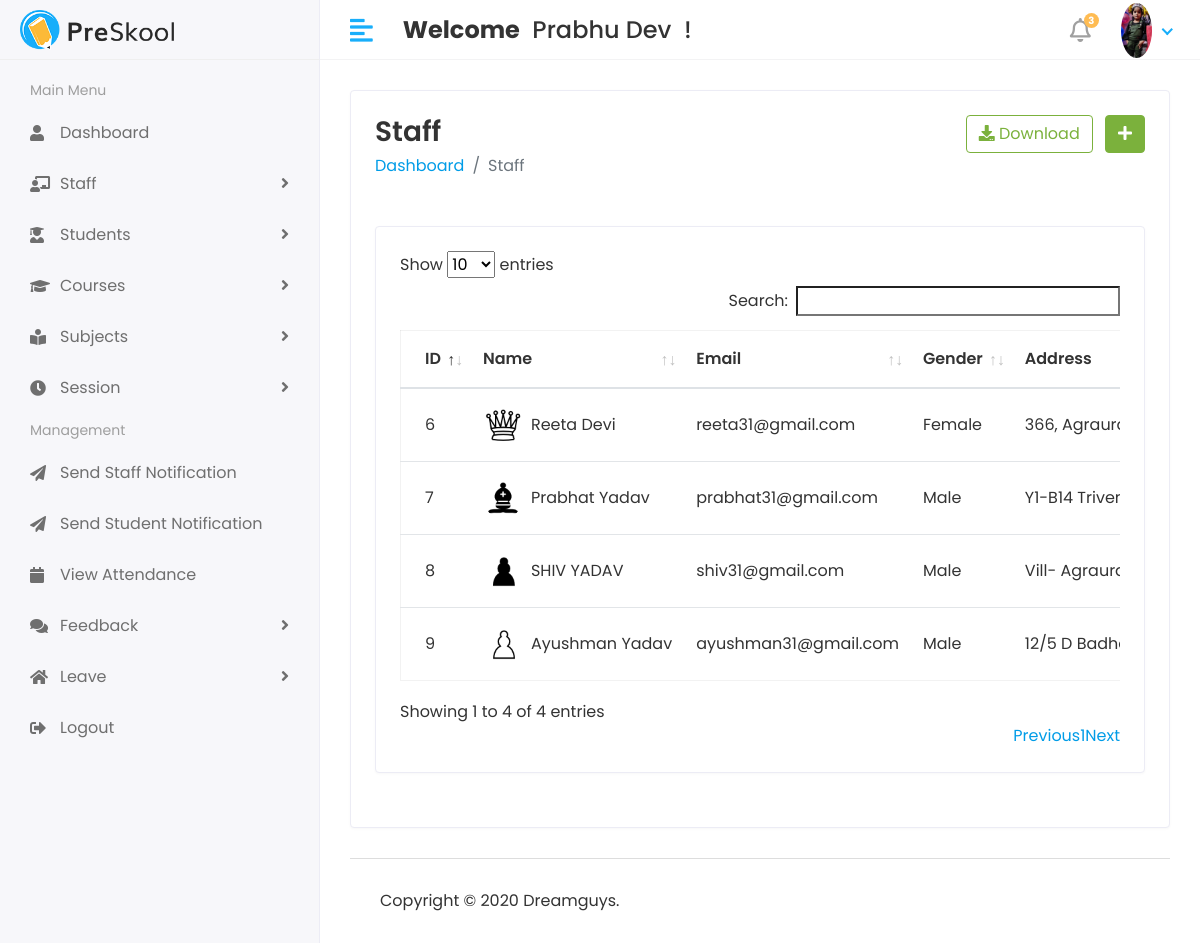
Page /Hod/Staff/view (signed in) on the earlier database version.
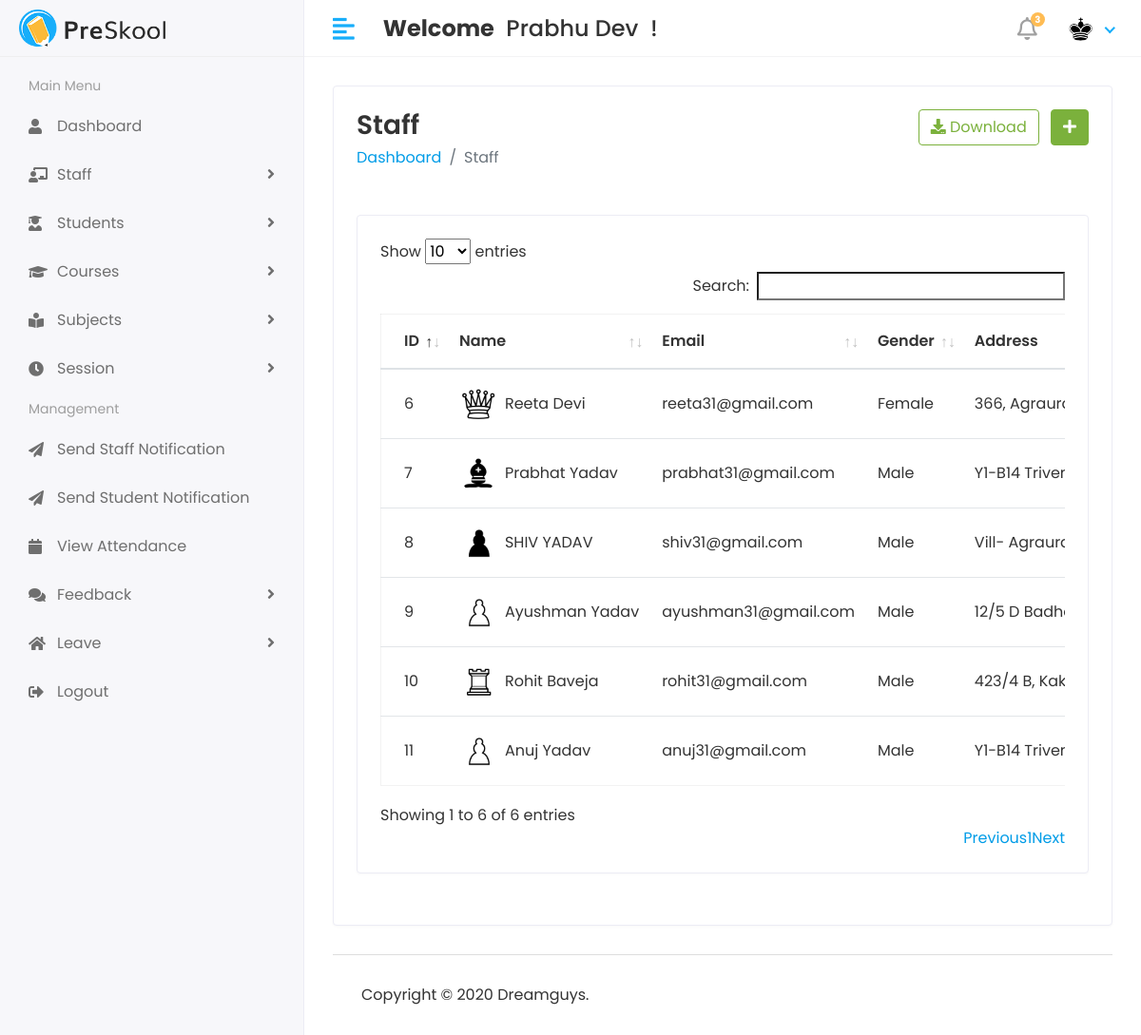
Same page on the later database version.
### myApp/models.py (models this page shows, shortened)
class CustomUser(AbstractUser):
  USER = (
    (1, 'HOD'),
    (2, 'STAFF'),
    (3, 'STUDENT'),
  )
  user_type = models.CharField(choices=USER, max_length=50, default=1)
  profile_Pic = models.ImageField(upload_to='media/profilePic')

class Staff(models.Model):
  objects = None
  admin = models.OneToOneField(CustomUser, on_delete=models.CASCADE)
  address = models.TextField()
  gender = models.CharField(max_length=100)
  created_at = models.DateTimeField(auto_now_add=True)
  updated_at = models.DateTimeField(auto_now=True)

### StudentManagementProject/Hod_Views.py (the view)
@login_required(login_url='/')
def view_staff(request):
  staff = Staff.objects.all()
  context = {
    'staffs': staff,
  }
  return render(request, 'Hod/view_staff.html', context)

### templates/Hod/view_staff.html (shortened to what this page needs)
{% extends 'base.html' %}
{% block content %}
{% load static %}
<div class="row">
  <div class="col-sm-12">
    <div class="card">
      <div class="card-body">
        <div class="row">
          <div class="col bg-white">
            <h3 class="page-title">Staff</h3>
            <ul class="breadcrumb bg-white p-0 mb-5">
              <li class="breadcrumb-item"><a href="{% url 'hod_home' %}">Dashboard</a></li>
              <li class="breadcrumb-item active">Staff</li>
            </ul>
          </div>
          <div class="col-auto text-right float-right ml-auto">
            <a href="#" class="btn btn-outline-success mr-2"><i class="fas fa-download"></i> Download</a>
            <a href="{% url 'add_staff' %}" class="btn btn-success"><i class="fas fa-plus"></i></a>
          </div>
        </div>
        <div class="row">
          <div class="col-sm-12">
            <div class="card card-table">
              <div class="card-body">
                <div class="table-responsive">
                  <table id="table_id" class="table table-hover table-center mb-0">
                    <thead>
                    <tr>
                      <th>ID</th>
                      <th>Name</th>
                      <th>Email</th>
                      <th>Gender</th>
                      <th>Address</th>
                    </tr>
                    </thead>
                    <tbody>
                    {% for i in staffs %}
                    <tr>
                      <td>{{i.id}}</td>
                      <td>
                        <h2 class="table-avatar">
                          {% if i.admin_id.profile_Pic == "" %}
                          <a href="#" class="avatar avatar-sm mr-2"><img
                              class="avatar-img rounded-circle"
                              src="{% static 'assets/img/no-img.jpg' %}"></a>
                          {% else %}
                          <a href="#" class="avatar avatar-sm mr-2"><img
                              class="avatar-img rounded-circle" src="/{{i.admin.profile_Pic}}"></a>
                          <a href="#">{{i.admin.first_name}}&nbsp;{{i.admin.last_name}}</a>
                          {% endif %}
                        </h2>
                      </td>
                      <td>{{i.admin.email}}</td>
                      <td>{{i.gender}}</td>
                      <td>{{i.address}}</td>
                    </tr>
                    {% endfor %}
                    </tbody>
                  </table>
                </div>
              </div>
            </div>
          </div>
        </div>
      </div>
    </div>
  </div>
</div>
{% endblock %}

### templates/includes/header.html (shortened to what this page needs)
{% load static %}
<div class="header">
  <div class="header-left">
    <a href="#" class="logo">
      <img src="{% static 'assets/img/logo.png' %}" alt="Logo">
    </a>
  </div>
  <a href="javascript:void(0);" id="toggle_btn">
    <i class="fas fa-align-left"></i>
  </a>
  <div class="top-nav-search mt-3">
    <h4><strong>Welcome</strong>&nbsp; <span>{{ user.first_name }} {{ user.last_name}}</span>&nbsp; !</h4>
  </div>
  <ul class="nav user-menu">
    <li class="nav-item dropdown noti-dropdown">
      <a href="#" class="dropdown-toggle nav-link" data-toggle="dropdown">
        <i class="far fa-bell"></i> <span class="badge badge-pill">3</span>
      </a>
    </li>
    <li class="nav-item dropdown has-arrow">
      <a href="#" class="dropdown-toggle nav-link" data-toggle="dropdown">
        {% if user.profile_Pic == "" %}
        <span class="user-img"><img class="rounded-circle" src="{% static 'assets/img/no-img.jpg' %}" width="31" alt="{{user.first_name}}'s Pic"></span>
        {% else %}
        <span class="user-img"><img class="rounded-circle" src="/{{user.profile_Pic}}" width="31" alt="{{user.first_name}}'s Pic"></span>
        {% endif %}
      </a>
    </li>
  </ul>
</div>

Differences in the rows shown:
changed CustomUser "Prabhu": profile_Pic: a different picture
added Staff: id "10", admin.profile_Pic (picture), admin.first_name "Rohit", admin.last_name "Baveja", admin.email "rohit31@gmail.com", gender "Male", address "423/4 B,…"
added Staff: id "11", admin.profile_Pic (picture), admin.first_name "Anuj", admin.last_name "Yadav", admin.email "anuj31@gmail.com", gender "Male", address "Y1-B14…"
Other differences:
text written by a page script: "Show entries Search: Showing 1 to 4 of 4 entries Previous 1 Next" → "Show entries Search: Showing 1 to 6 of 6 entries Previous 1 Next"
